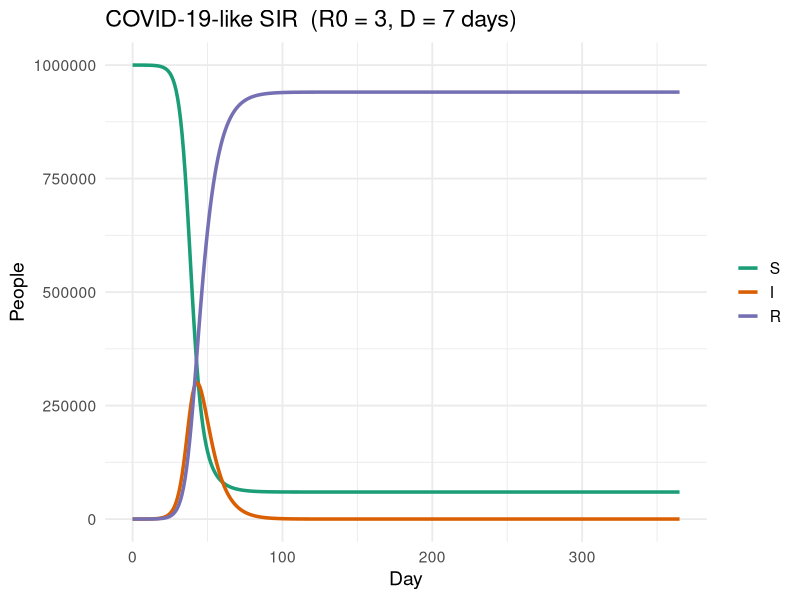
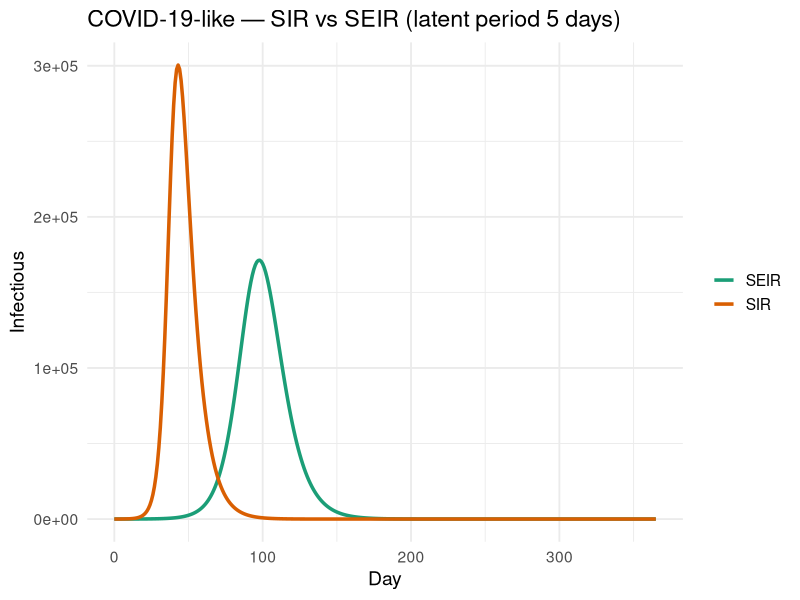

These charts were generated, in order, by the following R code:
# group4.R — COVID-19-like SIR
# ============================================================
# Run this script line by line with Cmd/Ctrl + Enter.
# Before you look at the plot, predict on paper:
#   1. On which day does I peak?
#   2. How many people end up in R (final size)?
# Then compare with the plot.
# ============================================================

library(deSolve)
library(tidyverse)

# ---- 1. Disease parameters --------------------------------
R0 <- 3         # basic reproduction number (early SARS-CoV-2 ancestral)
D  <- 7         # mean infectious duration (days)

beta  <- R0 / D
gamma <- 1 / D

# ---- 2. Population ----------------------------------------
N  <- 1e6       # one million people
I0 <- 10        # 10 initial infectious

# ---- 3. SIR model -----------------------------------------
sir_eq <- function(t, y, params) {
  with(as.list(c(y, params)), {
    dS <- -beta * S * I / N
    dI <-  beta * S * I / N - gamma * I
    dR <-  gamma * I
    list(c(dS, dI, dR))
  })
}

# ---- 4. Simulate ------------------------------------------
out <- ode(
  y     = c(S = N - I0, I = I0, R = 0),
  times = 0:365,
  func  = sir_eq,
  parms = c(beta = beta, gamma = gamma, N = N)
) |>
  unclass() |>
  as.data.frame() |>
  as_tibble()

# ---- 5. Inspect peak + final size -------------------------
out |>
  summarise(
    peak_day        = time[which.max(I)],
    peak_infectious = round(max(I)),
    final_size      = round(max(R))
  )

# ---- 6. Plot ----------------------------------------------
out |>
  pivot_longer(c(S, I, R), names_to = "compartment") |>
  mutate(compartment = factor(compartment, levels = c("S", "I", "R"))) |>
  ggplot(aes(time, value, colour = compartment)) +
  geom_line(linewidth = 1.2) +
  scale_colour_manual(values = c(S = "#1b9e77", I = "#d95f02", R = "#7570b3")) +
  labs(x = "Day", y = "People", colour = NULL,
       title = paste0("COVID-19-like SIR  (R0 = ", R0, ", D = ", D, " days)")) +
  theme_minimal(base_size = 14)


# ============================================================
# BONUS — Extend to SEIR (σ = 1/5)
# What changed? What didn't?
# ============================================================

seir_eq <- function(t, y, params) {
  with(as.list(c(y, params)), {
    dS <- -beta * S * I / N
    dE <-  beta * S * I / N - sigma * E
    dI <-  sigma * E - gamma * I
    dR <-  gamma * I
    list(c(dS, dE, dI, dR))
  })
}

seir_out <- ode(
  y     = c(S = N - I0, E = 0, I = I0, R = 0),
  times = 0:365,
  func  = seir_eq,
  parms = c(beta = beta, gamma = gamma, sigma = 1/5, N = N)
) |>
  unclass() |>
  as.data.frame() |>
  as_tibble()

bind_rows(
  out      |> transmute(time, model = "SIR",  I = as.numeric(I)),
  seir_out |> transmute(time, model = "SEIR", I = as.numeric(I))
) |>
  ggplot(aes(time, I, colour = model)) +
  geom_line(linewidth = 1.2) +
  scale_colour_manual(values = c(SIR = "#d95f02", SEIR = "#1b9e77")) +
  labs(x = "Day", y = "Infectious", colour = NULL,
       title = paste0("COVID-19-like — SIR vs SEIR (latent period 5 days)")) +
  theme_minimal(base_size = 14)
